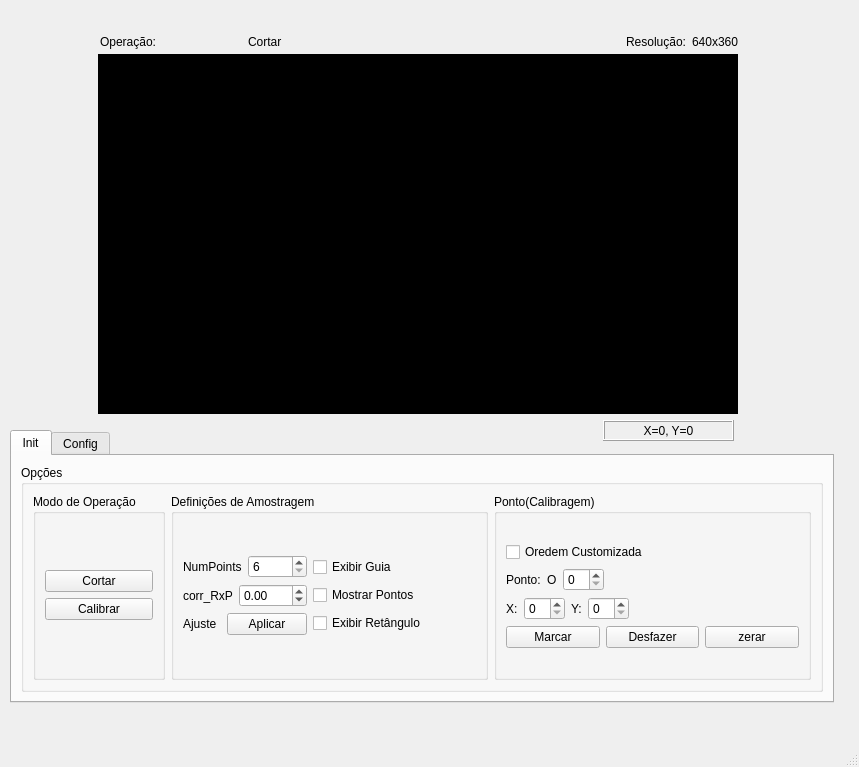
<?xml version="1.0" encoding="UTF-8"?>
<ui version="4.0">
 <class>JanelaPrincipal</class>
 <widget class="QMainWindow" name="JanelaPrincipal">
  <property name="geometry">
   <rect>
    <x>0</x>
    <y>0</y>
    <width>859</width>
    <height>767</height>
   </rect>
  </property>
  <property name="windowTitle">
   <string>JanelaPrincipal</string>
  </property>
  <widget class="QWidget" name="centralwidget">
   <widget class="mouseevents" name="frame">
    <property name="geometry">
     <rect>
      <x>98</x>
      <y>54</y>
      <width>640</width>
      <height>360</height>
     </rect>
    </property>
    <property name="mouseTracking">
     <bool>true</bool>
    </property>
    <property name="styleSheet">
     <string notr="true">background: Black

</string>
    </property>
    <property name="frameShape">
     <enum>QFrame::Box</enum>
    </property>
    <property name="text">
     <string/>
    </property>
   </widget>
   <widget class="QLabel" name="info">
    <property name="geometry">
     <rect>
      <x>470</x>
      <y>70</y>
      <width>231</width>
      <height>20</height>
     </rect>
    </property>
    <property name="text">
     <string/>
    </property>
    <property name="alignment">
     <set>Qt::AlignRight|Qt::AlignTrailing|Qt::AlignVCenter</set>
    </property>
   </widget>
   <widget class="QWidget" name="layoutWidget">
    <property name="geometry">
     <rect>
      <x>100</x>
      <y>30</y>
      <width>639</width>
      <height>24</height>
     </rect>
    </property>
    <layout class="QHBoxLayout" name="horizontalLayout_9">
     <item>
      <layout class="QHBoxLayout" name="horizontalLayout_6">
       <item>
        <widget class="QLabel" name="label">
         <property name="text">
          <string>Operação:</string>
         </property>
        </widget>
       </item>
       <item>
        <spacer name="horizontalSpacer_4">
         <property name="orientation">
          <enum>Qt::Horizontal</enum>
         </property>
         <property name="sizeHint" stdset="0">
          <size>
           <width>18</width>
           <height>20</height>
          </size>
         </property>
        </spacer>
       </item>
       <item>
        <widget class="QLabel" name="option">
         <property name="text">
          <string>Cortar</string>
         </property>
        </widget>
       </item>
      </layout>
     </item>
     <item>
      <spacer name="horizontalSpacer_5">
       <property name="orientation">
        <enum>Qt::Horizontal</enum>
       </property>
       <property name="sizeHint" stdset="0">
        <size>
         <width>338</width>
         <height>20</height>
        </size>
       </property>
      </spacer>
     </item>
     <item>
      <layout class="QHBoxLayout" name="horizontalLayout_8">
       <item>
        <widget class="QLabel" name="label_2">
         <property name="text">
          <string>Resolução:</string>
         </property>
        </widget>
       </item>
       <item>
        <widget class="QLabel" name="label_6">
         <property name="text">
          <string>640x360</string>
         </property>
        </widget>
       </item>
      </layout>
     </item>
    </layout>
   </widget>
   <widget class="QLabel" name="time">
    <property name="geometry">
     <rect>
      <x>80</x>
      <y>70</y>
      <width>221</width>
      <height>17</height>
     </rect>
    </property>
    <property name="text">
     <string/>
    </property>
   </widget>
   <widget class="QTabWidget" name="tabWidget">
    <property name="geometry">
     <rect>
      <x>10</x>
      <y>430</y>
      <width>824</width>
      <height>273</height>
     </rect>
    </property>
    <property name="currentIndex">
     <number>0</number>
    </property>
    <widget class="QWidget" name="init">
     <attribute name="title">
      <string>Init</string>
     </attribute>
     <layout class="QGridLayout" name="gridLayout_12">
      <item row="0" column="0">
       <widget class="QGroupBox" name="groupBox">
        <property name="title">
         <string>Opções</string>
        </property>
        <layout class="QGridLayout" name="gridLayout_11">
         <item row="0" column="0">
          <layout class="QGridLayout" name="gridLayout_10">
           <item row="0" column="0">
            <widget class="QGroupBox" name="groupBox_2">
             <property name="font">
              <font>
               <pointsize>9</pointsize>
              </font>
             </property>
             <property name="title">
              <string>Modo de Operação</string>
             </property>
             <layout class="QGridLayout" name="gridLayout_9">
              <item row="0" column="0">
               <layout class="QGridLayout" name="gridLayout_8">
                <item row="0" column="0">
                 <widget class="QPushButton" name="cortar">
                  <property name="text">
                   <string>Cortar</string>
                  </property>
                 </widget>
                </item>
                <item row="1" column="0">
                 <widget class="QPushButton" name="calibrar">
                  <property name="text">
                   <string>Calibrar</string>
                  </property>
                 </widget>
                </item>
               </layout>
              </item>
             </layout>
            </widget>
           </item>
           <item row="0" column="1">
            <widget class="QGroupBox" name="settings">
             <property name="title">
              <string>Definições de Amostragem </string>
             </property>
             <layout class="QGridLayout" name="gridLayout_7">
              <item row="0" column="0">
               <layout class="QGridLayout" name="gridLayout_6">
                <item row="0" column="0">
                 <layout class="QGridLayout" name="gridLayout_5">
                  <item row="0" column="0">
                   <layout class="QHBoxLayout" name="horizontalLayout_2">
                    <item>
                     <widget class="QLabel" name="label_3">
                      <property name="text">
                       <string>NumPoints</string>
                      </property>
                     </widget>
                    </item>
                    <item>
                     <widget class="QSpinBox" name="num_pontos">
                      <property name="minimum">
                       <number>6</number>
                      </property>
                      <property name="maximum">
                       <number>19</number>
                      </property>
                     </widget>
                    </item>
                   </layout>
                  </item>
                  <item row="1" column="0">
                   <layout class="QHBoxLayout" name="horizontalLayout_15">
                    <item>
                     <widget class="QLabel" name="label_10">
                      <property name="text">
                       <string>corr_RxP</string>
                      </property>
                     </widget>
                    </item>
                    <item>
                     <widget class="QDoubleSpinBox" name="real_dist">
                      <property name="minimum">
                       <double>-100.000000000000000</double>
                      </property>
                      <property name="maximum">
                       <double>100.000000000000000</double>
                      </property>
                      <property name="singleStep">
                       <double>0.500000000000000</double>
                      </property>
                     </widget>
                    </item>
                   </layout>
                  </item>
                  <item row="2" column="0">
                   <layout class="QHBoxLayout" name="horizontalLayout_4">
                    <item>
                     <widget class="QLabel" name="label_5">
                      <property name="text">
                       <string>Ajuste</string>
                      </property>
                     </widget>
                    </item>
                    <item>
                     <widget class="QPushButton" name="applyAjuste">
                      <property name="text">
                       <string>Aplicar</string>
                      </property>
                     </widget>
                    </item>
                   </layout>
                  </item>
                 </layout>
                </item>
                <item row="0" column="1">
                 <layout class="QGridLayout" name="gridLayout_4">
                  <item row="0" column="0">
                   <layout class="QHBoxLayout" name="horizontalLayout">
                    <item>
                     <widget class="QCheckBox" name="guia">
                      <property name="text">
                       <string>Exibir Guia</string>
                      </property>
                     </widget>
                    </item>
                    <item>
                     <spacer name="horizontalSpacer">
                      <property name="orientation">
                       <enum>Qt::Horizontal</enum>
                      </property>
                      <property name="sizeHint" stdset="0">
                       <size>
                        <width>40</width>
                        <height>20</height>
                       </size>
                      </property>
                     </spacer>
                    </item>
                   </layout>
                  </item>
                  <item row="1" column="0">
                   <layout class="QHBoxLayout" name="horizontalLayout_5">
                    <item>
                     <widget class="QCheckBox" name="showPoint">
                      <property name="text">
                       <string>Mostrar Pontos</string>
                      </property>
                     </widget>
                    </item>
                    <item>
                     <spacer name="horizontalSpacer_2">
                      <property name="orientation">
                       <enum>Qt::Horizontal</enum>
                      </property>
                      <property name="sizeHint" stdset="0">
                       <size>
                        <width>40</width>
                        <height>20</height>
                       </size>
                      </property>
                     </spacer>
                    </item>
                   </layout>
                  </item>
                  <item row="2" column="0">
                   <widget class="QCheckBox" name="showRect">
                    <property name="text">
                     <string>Exibir Retângulo</string>
                    </property>
                   </widget>
                  </item>
                 </layout>
                </item>
               </layout>
              </item>
             </layout>
            </widget>
           </item>
           <item row="0" column="2">
            <widget class="QGroupBox" name="groupBox_3">
             <property name="title">
              <string>Ponto(Calibragem)</string>
             </property>
             <layout class="QGridLayout" name="gridLayout_3">
              <item row="0" column="0">
               <layout class="QGridLayout" name="gridLayout_2">
                <item row="0" column="0">
                 <widget class="QCheckBox" name="customOrder">
                  <property name="font">
                   <font>
                    <pointsize>9</pointsize>
                   </font>
                  </property>
                  <property name="text">
                   <string>Oredem Customizada</string>
                  </property>
                 </widget>
                </item>
                <item row="1" column="0">
                 <layout class="QGridLayout" name="gridLayout">
                  <item row="0" column="0">
                   <layout class="QHBoxLayout" name="horizontalLayout_13">
                    <item>
                     <layout class="QHBoxLayout" name="horizontalLayout_3">
                      <item>
                       <widget class="QLabel" name="label_4">
                        <property name="text">
                         <string>Ponto:</string>
                        </property>
                       </widget>
                      </item>
                      <item>
                       <widget class="QLabel" name="Ponto">
                        <property name="text">
                         <string>O</string>
                        </property>
                       </widget>
                      </item>
                      <item>
                       <widget class="QSpinBox" name="indexPoint"/>
                      </item>
                     </layout>
                    </item>
                    <item>
                     <spacer name="horizontalSpacer_6">
                      <property name="orientation">
                       <enum>Qt::Horizontal</enum>
                      </property>
                      <property name="sizeHint" stdset="0">
                       <size>
                        <width>58</width>
                        <height>20</height>
                       </size>
                      </property>
                     </spacer>
                    </item>
                   </layout>
                  </item>
                  <item row="1" column="0">
                   <layout class="QHBoxLayout" name="horizontalLayout_12">
                    <item>
                     <layout class="QHBoxLayout" name="horizontalLayout_10">
                      <item>
                       <widget class="QLabel" name="label_7">
                        <property name="text">
                         <string>X:</string>
                        </property>
                       </widget>
                      </item>
                      <item>
                       <widget class="QSpinBox" name="X_ponto"/>
                      </item>
                     </layout>
                    </item>
                    <item>
                     <layout class="QHBoxLayout" name="horizontalLayout_11">
                      <item>
                       <widget class="QLabel" name="label_8">
                        <property name="text">
                         <string>Y:</string>
                        </property>
                       </widget>
                      </item>
                      <item>
                       <widget class="QSpinBox" name="Y_ponto"/>
                      </item>
                      <item>
                       <spacer name="horizontalSpacer_7">
                        <property name="orientation">
                         <enum>Qt::Horizontal</enum>
                        </property>
                        <property name="sizeHint" stdset="0">
                         <size>
                          <width>40</width>
                          <height>20</height>
                         </size>
                        </property>
                       </spacer>
                      </item>
                     </layout>
                    </item>
                   </layout>
                  </item>
                  <item row="2" column="0">
                   <layout class="QVBoxLayout" name="verticalLayout_4">
                    <item>
                     <layout class="QHBoxLayout" name="horizontalLayout_14">
                      <item>
                       <widget class="QPushButton" name="marcar">
                        <property name="text">
                         <string>Marcar</string>
                        </property>
                       </widget>
                      </item>
                      <item>
                       <widget class="QPushButton" name="remover">
                        <property name="text">
                         <string>Desfazer</string>
                        </property>
                       </widget>
                      </item>
                      <item>
                       <widget class="QPushButton" name="zerar">
                        <property name="text">
                         <string>zerar</string>
                        </property>
                       </widget>
                      </item>
                     </layout>
                    </item>
                   </layout>
                  </item>
                 </layout>
                </item>
               </layout>
              </item>
             </layout>
            </widget>
           </item>
          </layout>
         </item>
        </layout>
       </widget>
      </item>
     </layout>
    </widget>
    <widget class="QWidget" name="config">
     <attribute name="title">
      <string>Config</string>
     </attribute>
     <widget class="QWidget" name="">
      <property name="geometry">
       <rect>
        <x>11</x>
        <y>11</y>
        <width>381</width>
        <height>51</height>
       </rect>
      </property>
      <layout class="QGridLayout" name="gridLayout_16">
       <item row="0" column="0">
        <widget class="QLabel" name="label_9">
         <property name="text">
          <string>Rotação</string>
         </property>
        </widget>
       </item>
       <item row="0" column="1">
        <widget class="QSlider" name="rot">
         <property name="minimum">
          <number>-180</number>
         </property>
         <property name="maximum">
          <number>180</number>
         </property>
         <property name="orientation">
          <enum>Qt::Horizontal</enum>
         </property>
        </widget>
       </item>
       <item row="0" column="2">
        <widget class="QSpinBox" name="rot_2">
         <property name="minimum">
          <number>-180</number>
         </property>
         <property name="maximum">
          <number>180</number>
         </property>
        </widget>
       </item>
      </layout>
     </widget>
    </widget>
   </widget>
   <widget class="QLabel" name="XY_pos">
    <property name="geometry">
     <rect>
      <x>603</x>
      <y>420</y>
      <width>131</width>
      <height>21</height>
     </rect>
    </property>
    <property name="frameShape">
     <enum>QFrame::Box</enum>
    </property>
    <property name="frameShadow">
     <enum>QFrame::Raised</enum>
    </property>
    <property name="text">
     <string>X=0, Y=0</string>
    </property>
    <property name="alignment">
     <set>Qt::AlignCenter</set>
    </property>
   </widget>
  </widget>
  <widget class="QMenuBar" name="menubar">
   <property name="geometry">
    <rect>
     <x>0</x>
     <y>0</y>
     <width>859</width>
     <height>22</height>
    </rect>
   </property>
  </widget>
  <widget class="QStatusBar" name="statusbar"/>
 </widget>
 <customwidgets>
  <customwidget>
   <class>mouseevents</class>
   <extends>QLabel</extends>
   <header location="global">mouseevents.h</header>
  </customwidget>
 </customwidgets>
 <resources/>
 <connections>
  <connection>
   <sender>rot</sender>
   <signal>valueChanged(int)</signal>
   <receiver>rot_2</receiver>
   <slot>setValue(int)</slot>
   <hints>
    <hint type="sourcelabel">
     <x>146</x>
     <y>604</y>
    </hint>
    <hint type="destinationlabel">
     <x>216</x>
     <y>604</y>
    </hint>
   </hints>
  </connection>
  <connection>
   <sender>rot_2</sender>
   <signal>valueChanged(int)</signal>
   <receiver>rot</receiver>
   <slot>setValue(int)</slot>
   <hints>
    <hint type="sourcelabel">
     <x>216</x>
     <y>604</y>
    </hint>
    <hint type="destinationlabel">
     <x>146</x>
     <y>604</y>
    </hint>
   </hints>
  </connection>
 </connections>
</ui>
